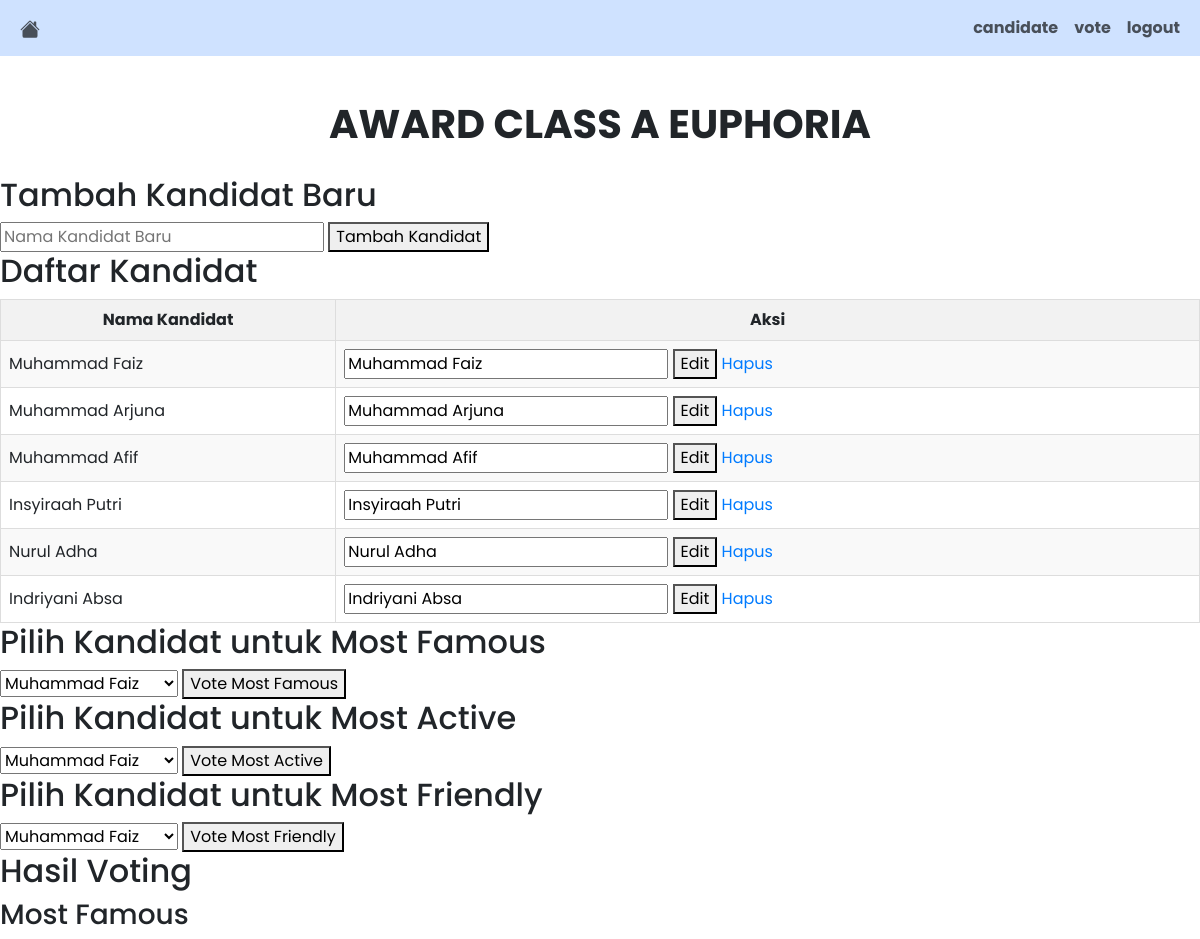
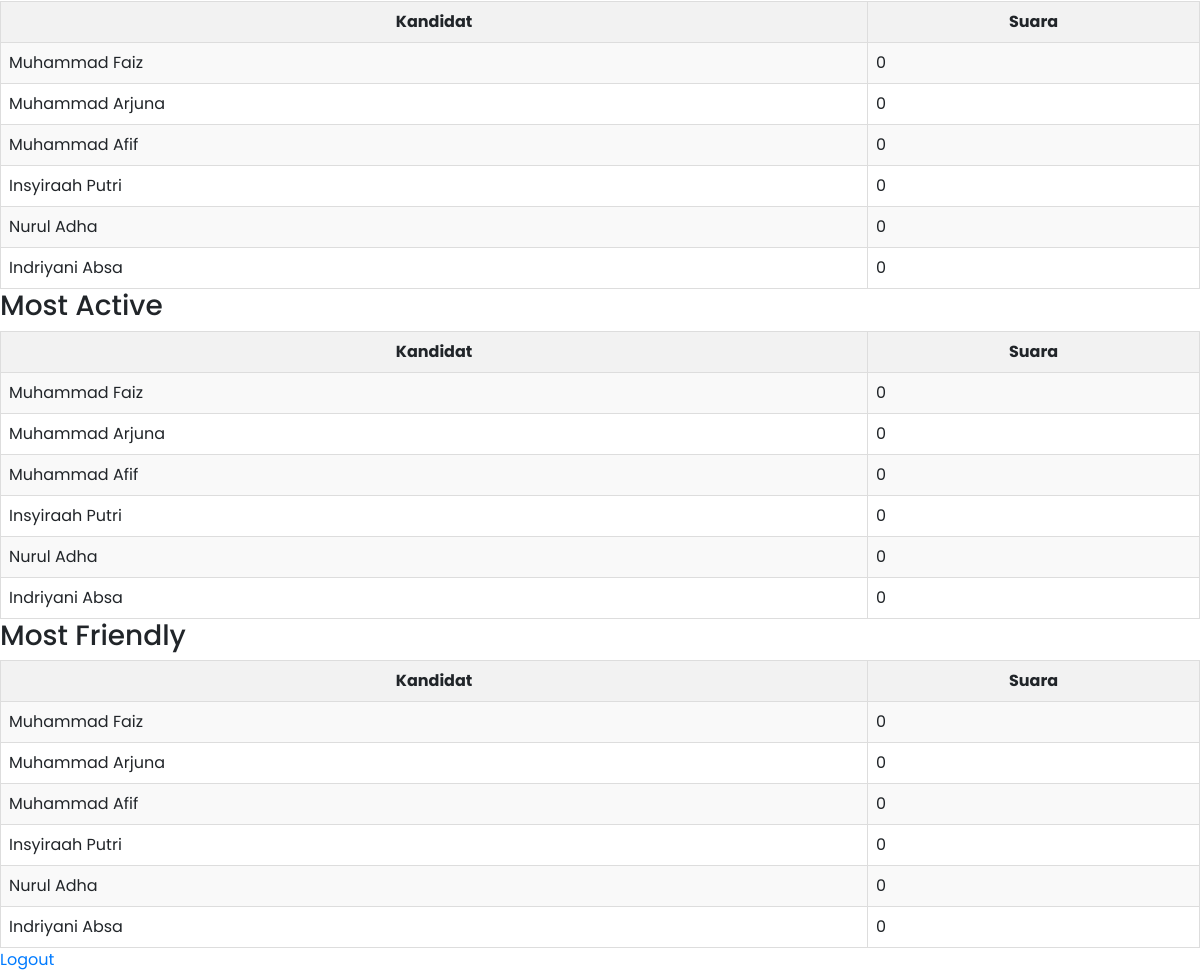
The page / (signed in) on the database its author committed (2 pictures, top to bottom).
### tables this page shows
CREATE TABLE candidates (
    id INT(11) AUTO_INCREMENT PRIMARY KEY,
    name VARCHAR(255) NOT NULL,
    photo VARCHAR(255) DEFAULT NULL
);

### index.php (the view, shortened to what this page needs)
<?php
require 'connection.php';
$candidates = $conn->query("SELECT * FROM candidates");
function getVotes($conn, $category, $order) {
    return $conn->query("SELECT candidates.name, COUNT(votes.id) AS total_votes
                         FROM candidates
                         LEFT JOIN votes ON candidates.id = votes.candidate_id
                         AND votes.category = '$category'
                         GROUP BY candidates.id
                         ORDER BY total_votes $order");
}
$order = isset($_GET['order']) ? $_GET['order'] : 'ASC';
$famous_candidates = getVotes($conn, 'most_famous', $order);
$active_candidates = getVotes($conn, 'most_active', $order);
$friendly_candidates = getVotes($conn, 'most_friendly', $order);
?>
<!DOCTYPE html>
<html lang="en">
<head>
    <link href="https://cdn.jsdelivr.net/npm/bootstrap@5.3.3/dist/css/bootstrap.min.css" rel="stylesheet">
    <link rel="stylesheet" href="styles.css">
</head>
<body>
<nav class="navbar navbar-expand-lg bg-primary-subtle">
        <div class="container-fluid">
            <div class="collapse navbar-collapse" id="navbarTogglerDemo01">
                <ul class="navbar-nav">
                    <li class="nav-item">
                        <a class="nav-link" href="about.html" onclick="goHome()">
                        </a>
                    </li>
                </ul>
                <ul class="navbar-nav ms-auto">
                <li class="nav-item">
                          <a class="nav-link" href="candidate.php"><b>candidate</b></a>
                      </li>
                      <li class="nav-item">
                          <a class="nav-link" href="news.html"><b>vote</b></a>
                      </li>
                      <li class="nav-item">
                          <a class="nav-link" href="form.html"><b>logout</b></a>
                      </li>
                </ul>
            </div>
        </div>
    </nav>
    <br>
    <h1><b>AWARD CLASS A EUPHORIA</b></h1>
    <h2>Tambah Kandidat Baru</h2>
    <form method="POST">
        <input type="text" name="name" placeholder="Nama Kandidat Baru">
        <button type="submit" name="add_candidate">Tambah Kandidat</button>
    </form>
    <h2>Daftar Kandidat</h2>
    <table>
        <tr>
            <th>Nama Kandidat</th>
            <th>Aksi</th>
        </tr>
        <?php while ($row = $candidates->fetch_assoc()): ?>
            <tr>
                <td><?php echo $row['name']; ?></td>
                <td>
                    <form method="POST" style="display:inline;">
                        <input type="text" name="name" value="<?php echo $row['name']; ?>">
                        <button type="submit" name="edit_candidate">Edit</button>
                    </form>
                    <a href="candidate.php?delete_id=<?php echo $row['id']; ?>" onclick="return confirm('Apakah Anda yakin ingin menghapus kandidat ini?')">Hapus</a>
                </td>
            </tr>
        <?php endwhile; ?>
    </table>
    <h2>Pilih Kandidat untuk Most Famous</h2>
    <form method="POST">
        <select name="candidate_id">
            <?php $candidates->data_seek(0); ?>
            <?php while ($row = $candidates->fetch_assoc()): ?>
                <option value="<?php echo $row['id']; ?>"><?php echo $row['name']; ?></option>
            <?php endwhile; ?>
        </select>
        <button type="submit" name="vote_famous">Vote Most Famous</button>
    </form>
    <h2>Pilih Kandidat untuk Most Active</h2>
    <form method="POST">
        <select name="candidate_id">
            <?php $candidates->data_seek(0); ?>
            <?php while ($row = $candidates->fetch_assoc()): ?>
                <option value="<?php echo $row['id']; ?>"><?php echo $row['name']; ?></option>
            <?php endwhile; ?>
        </select>
        <button type="submit" name="vote_active">Vote Most Active</button>
    </form>
    <h2>Pilih Kandidat untuk Most Friendly</h2>
    <form method="POST">
        <select name="candidate_id">
            <?php $candidates->data_seek(0); ?>
            <?php while ($row = $candidates->fetch_assoc()): ?>
                <option value="<?php echo $row['id']; ?>"><?php echo $row['name']; ?></option>
            <?php endwhile; ?>
        </select>
        <button type="submit" name="vote_friendly">Vote Most Friendly</button>
    </form>
    <h2>Hasil Voting</h2>
    <h3>Most Famous</h3>
    <table>
        <tr>
            <th>Kandidat</th>
            <th>Suara</th>
        </tr>
        <?php while ($row = $famous_candidates->fetch_assoc()): ?>
            <tr>
                <td><?php echo $row['name']; ?></td>
                <td><?php echo $row['total_votes']; ?></td>
            </tr>
        <?php endwhile; ?>
    </table>
    <h3>Most Active</h3>
    <table>
        <tr>
            <th>Kandidat</th>
            <th>Suara</th>
        </tr>
        <?php while ($row = $active_candidates->fetch_assoc()): ?>
            <tr>
                <td><?php echo $row['name']; ?></td>
                <td><?php echo $row['total_votes']; ?></td>
            </tr>
        <?php endwhile; ?>
    </table>
    <h3>Most Friendly</h3>
    <table>
        <tr>
            <th>Kandidat</th>
            <th>Suara</th>
        </tr>
        <?php while ($row = $friendly_candidates->fetch_assoc()): ?>
            <tr>
                <td><?php echo $row['name']; ?></td>
                <td><?php echo $row['total_votes']; ?></td>
            </tr>
        <?php endwhile; ?>
    </table>
    <a href="logout.php">Logout</a>
</body>
</html>

### styles.css (style rules this page uses)
body { font-family: "Poppins", sans-serif; }
h1 { text-align: center; padding: 20px; }
table { width: 100%; border-collapse: collapse; padding: 20px; }
table, th, td { border: 1px solid #ddd; padding: 8px; }
th { background-color: #f2f2f2; text-align: center; }
tr:nth-child(even) { background-color: #f9f9f9; }
a { text-decoration: none; color: #007bff; }

### rows shown on the page
candidates: name "Muhammad Faiz"
candidates: name "Muhammad Arjuna"
candidates: name "Muhammad Afif"
candidates: name "Insyiraah Putri"
candidates: name "Nurul Adha"
candidates: name "Indriyani Absa"

### other values the page prints
$row['name'] "Muhammad Faiz"
$row['total_votes'] "0"
$row['name'] "Muhammad Arjuna"
$row['name'] "Muhammad Afif"
$row['name'] "Insyiraah Putri"
$row['name'] "Nurul Adha"
$row['name'] "Indriyani Absa"
form field candidate_id "Muhammad Faiz"
